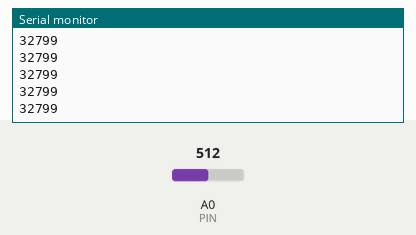
Bench run of a sketch on a simulated Arduino Uno, built with avr-gcc and run on an emulated ATmega328P. Parts: the last lines printed to the serial monitor. The inputs (shaded band) are chosen by the test bench; at power-on: A0 (PIN) = 512.

Above: at 1.2 s.
1.3 s: A0 (PIN) set to 716
At 2.4 s:
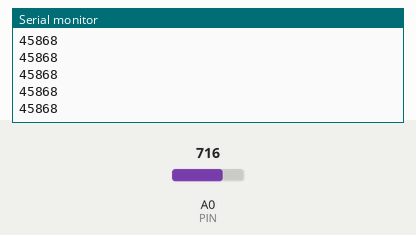
2.8 s: A0 (PIN) set to 900
At 3.6 s:
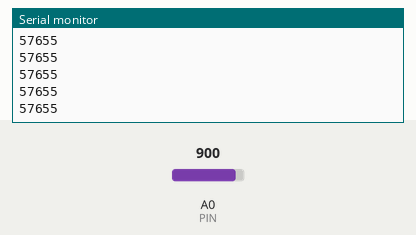
Timing chart, 0 to 5.8 s (numbered marks = the images above; inputs shaded):
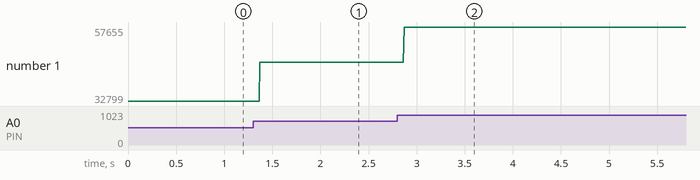

The sketch:

ColorChange.ino
```cpp
int PIN = A0;            //analog pin connected to potentiometer
unsigned int SIG = 0;    //unsigned int to be able to contain 0-65535 (0xffff) (2 bytes)

void setup() {
  Serial.begin(9600);    //common baud rate for arduino
  pinMode(PIN,INPUT);    // set analog pin as an input
}

void loop() {
   SIG = analogRead(PIN);     //read analog pin
   SIG = map(SIG, 0, 1023, 0, 65535);  // Scale potentiometer values to hex values
   Serial.println(SIG);    // print scaled signal values to serial
}
```

Measured:
- after the input at 1.3 s, the serial monitor: prints a new line after 0.07 s (image 1)
- after the input at 2.8 s, the serial monitor: prints a new line after 0.07 s (image 2)
- plotted number 1: 32799 → 45868 after the input at 1.3 s, 45868 → 57655 after the input at 2.8 s
